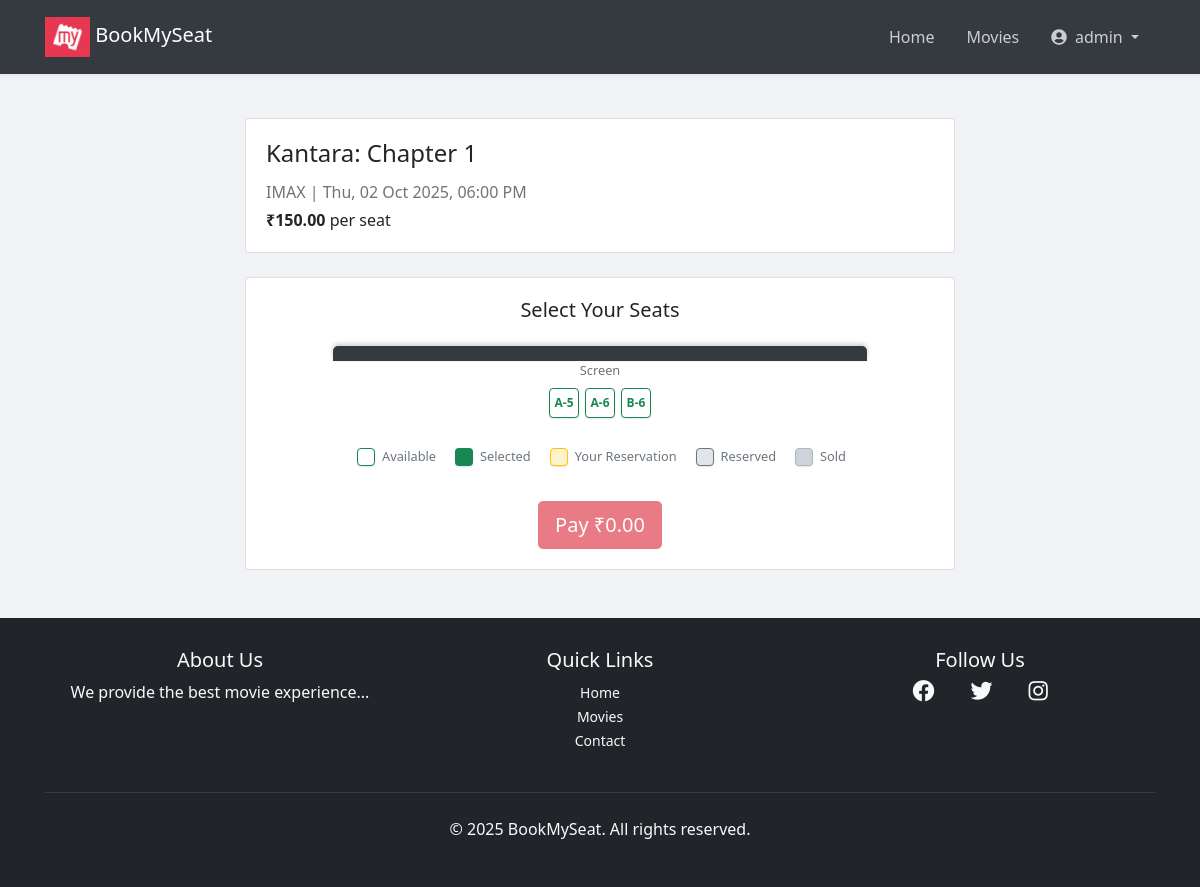
Screenshot of /movies/theater/1/seats/ (signed in) with the database file from the repository.
### movies/models.py (models this page shows, shortened)
class Theater(models.Model):
    name = models.CharField(max_length=255)
    movie = models.ForeignKey('Movie', on_delete=models.CASCADE, related_name='theaters')
    time = models.DateTimeField()
    price = models.DecimalField(max_digits=7, decimal_places=2, default=150.00)

class Movie(models.Model):
    GENRE_CHOICES = [('Action', 'Action'), ('Comedy', 'Comedy'), ('Drama', 'Drama'), ('Horror', 'Horror'), ('Romance', 'Romance'), ('Sci-Fi', 'Science Fiction'), ('Thriller', 'Thriller')]
    LANGUAGE_CHOICES = [('English', 'English'), ('Hindi', 'Hindi'), ('Marathi', 'Marathi'), ('Tamil', 'Tamil'), ('Telugu', 'Telugu')]
    name = models.CharField(max_length=255)
    description = models.TextField(blank=True, null=True)
    cast = models.TextField(help_text="Comma-separated list of actors")
    release_date = models.DateField()
    genre = models.CharField(max_length=100, choices=GENRE_CHOICES)
    language = models.CharField(max_length=100, choices=LANGUAGE_CHOICES)
    youtube_link = models.URLField(blank=True)
    image = models.ImageField(upload_to='movie_images/')
    rating = models.DecimalField(max_digits=3, decimal_places=1, blank=True, null=True)
    added_by = models.ForeignKey(User, on_delete=models.SET_NULL, null=True, blank=True)

class Seat(models.Model):
    STATUS_CHOICES = (
        ('AVAILABLE', 'Available'),
        ('RESERVED', 'Reserved'), # Temporarily held
        ('BOOKED', 'Booked'),     # Permanently booked
    )
    theater = models.ForeignKey(Theater, on_delete=models.CASCADE, related_name='seats')
    seat_number = models.CharField(max_length=10)
    status = models.CharField(max_length=10, choices=STATUS_CHOICES, default='AVAILABLE')
    reserved_by = models.ForeignKey(settings.AUTH_USER_MODEL, on_delete=models.SET_NULL, null=True, blank=True)
    reserved_until = models.DateTimeField(null=True, blank=True)

### movies/views.py (the view, shortened to what this page needs)
# urls.py: path('theater/<int:theater_id>/seats/', views.book_seats, name='book_seats'),
def book_seats(request, theater_id):
    release_expired_seats()
    if not request.user.is_authenticated:
        messages.warning(request, "Please log in to book your tickets.")
        login_url = reverse('login'); next_url = request.get_full_path()
        return redirect(f'{login_url}?{REDIRECT_FIELD_NAME}={next_url}')
    theater = get_object_or_404(Theater, id=theater_id)
    seats = Seat.objects.filter(theater=theater, status__in=['AVAILABLE', 'RESERVED']).exclude(status='RESERVED', reserved_until__lt=timezone.now()).exclude(status='BOOKED')
    return render(request, 'movies/seat_selection.html', {'theater': theater, "seats": seats})

### movies/views.py (called while the page is built)
def release_expired_seats():
    now = timezone.now()
    expired_seats = Seat.objects.filter(status='RESERVED', reserved_until__lt=now)
    expired_count = expired_seats.count()
    if expired_count > 0:
        expired_seats.update(status='AVAILABLE', reserved_by=None, reserved_until=None)
        print(f"Released {expired_count} expired seat reservations.")

### templates/movies/seat_selection.html (shortened to what this page needs)
{% extends "users/basic.html" %}
{% block content %}
<div class="container mt-5">
    <div class="row">
        <div class="col-lg-8 mx-auto">
            <div class="card mb-4 shadow-sm">
                <div class="card-body">
                    <div class="row">
                        <div class="col-sm-8 mb-2 mb-sm-0">
                            <h4 class="card-title">{{ theater.movie.name }}</h4>
                            <p class="card-text text-muted mb-1">
                                {{ theater.name }} | {{ theater.time|date:"D, d M Y, h:i A" }}
                            </p>
                            <p class="card-text"><strong>₹{{ theater.price }}</strong> per seat</p>
                        </div>
                        <div class="col-sm-4 text-sm-right">
                        </div>
                    </div>
                </div>
            </div>
            <div class="card shadow-sm">
                <div class="card-body">
                    <h5 class="card-title text-center mb-4">Select Your Seats</h5>
                    <div class="screen mb-4">Screen</div>
                    <form action="{% url 'book_seats' theater.id %}" method="POST">
                        <div class="seat-map d-flex justify-content-center flex-wrap mb-4">
                            {% for seat in seats %}
                                {% if seat.status == 'BOOKED' %}
                                    <div class="seat sold" title="Sold">{{ seat.seat_number }}</div>
                                {% else %}
                                    <div class="seat available">
                                        <label for="seat-{{ seat.id }}" class="seat-label" title="Available">{{ seat.seat_number }}</label>
                                    </div>
                                {% endif %}
                            {% empty %}
                                <p class="text-center w-100">No seats available for this showtime.</p>
                            {% endfor %}
                        </div>
                        <div class="d-flex justify-content-center flex-wrap mb-4 small text-muted">
                            <div class="d-flex align-items-center mr-3 mb-2"><div class="seat-legend available"></div><span class="ml-1">Available</span></div>
                            <div class="d-flex align-items-center mr-3 mb-2"><div class="seat-legend selected"></div><span class="ml-1">Selected</span></div>
                            <div class="d-flex align-items-center mr-3 mb-2"><div class="seat-legend reserved-you-legend"></div><span class="ml-1">Your Reservation</span></div>
                            <div class="d-flex align-items-center mr-3 mb-2"><div class="seat-legend reserved-other"></div><span class="ml-1">Reserved</span></div>
                            <div class="d-flex align-items-center mb-2"><div class="seat-legend sold"></div><span class="ml-1">Sold</span></div>
                        </div>
                        <div class="text-center">
                            <button type="submit" id="proceed-button" class="btn btn-danger btn-lg" disabled>
                                Pay ₹<span id="total-price">0.00</span>
                            </button>
                        </div>
                    </form>
                </div>
            </div>
        </div>
    </div>
</div>
{% endblock %}

### templates/users/basic.html (shortened to what this page needs)
{% load static %}
<!doctype html>
<html lang="en">
  <head>
    <link
      rel="stylesheet"
      href="https://maxcdn.bootstrapcdn.com/bootstrap/4.0.0/css/bootstrap.min.css"
    />
    <link
      rel="stylesheet"
      href="https://cdnjs.cloudflare.com/ajax/libs/font-awesome/5.15.3/css/all.min.css"
    />
  </head>
  <body>
    <nav class="navbar navbar-expand-lg navbar-dark bg-dark fixed-top">
      <div class="container">
        <a class="navbar-brand" href="{% url 'home' %}">
          <img
            alt="logo"
            height="40"
            width="45"
          />
          BookMySeat</a
        >
        <div class="collapse navbar-collapse" id="navbarNav">
          <ul class="navbar-nav ml-auto align-items-center">
            <li class="nav-item">
              <a
                class="nav-link {% if request.resolver_match.url_name == 'home' %}active font-weight-bold{% endif %}"
                href="{% url 'home' %}"
                >Home</a
              >
            </li>
            {% if user.is_authenticated %}
            <li class="nav-item">
              <a
                class="nav-link {% if request.resolver_match.app_name == 'movies' %}active font-weight-bold{% endif %}"
                href="{% url 'movie_list' %}"
                >Movies</a
              >
            </li>
            <li class="nav-item dropdown">
              <a
                class="nav-link dropdown-toggle {% if request.resolver_match.url_name == 'profile' %}active font-weight-bold{% endif %}"
                href="#"
                id="navbarUserDropdown"
                role="button"
                data-toggle="dropdown"
                aria-haspopup="true"
                aria-expanded="false"
              >
                <i class="fas fa-user-circle mr-1"></i> {{ user.username }}
              </a>
            </li>
            {% endif %}
          </ul>
        </div>
      </div>
    </nav>
    <main class="container mt-4">
       {% block content %}{% endblock %}
    </main>
    <footer class="footer mt-5">
      <div class="container">
        <div class="row">
          <div class="col-md-4 mb-4 mb-md-0">
            <h5>About Us</h5>
            <p>We provide the best movie experience...</p>
          </div>
          <div class="col-md-4 mb-4 mb-md-0">
            <h5>Quick Links</h5>
            <ul class="list-unstyled">
              <li><a href="{% url 'home' %}">Home</a></li>
              <li><a href="{% url 'movie_list' %}">Movies</a></li>
              <li><a href="#">Contact</a></li>
            </ul>
          </div>
          <div class="col-md-4">
            <h5>Follow Us</h5>
            <div class="social-icons">
              <a href="#"><i class="fab fa-facebook"></i></a
              ><a href="#"><i class="fab fa-twitter"></i></a
              ><a href="#"><i class="fab fa-instagram"></i></a>
            </div>
          </div>
        </div>
        <hr
          class="mt-4 mb-4"
          style="border-top: 1px solid rgba(255, 255, 255, 0.1)"
        />
        <div class="text-center">
          <p>&copy; {% now "Y" %} BookMySeat. All rights reserved.</p>
        </div>
      </div>
    </footer>
  </body>
</html>

### templates/users/basic.html (style rules this page uses)
body { font-family: "Segoe UI", Tahoma, Geneva, Verdana, sans-serif; background-color: #f1f3f6; margin: 0; padding-top: 70px; }
.navbar { padding: 12px 24px; box-shadow: 0 2px 6px rgba(0, 0, 0, 0.05); }
.navbar-brand img { height: 40px; }
.navbar-dark .navbar-nav .nav-link { color: rgba(255, 255, 255, 0.75); font-weight: 500; padding: 8px 16px; transition: color 0.2s ease-in-out; }
.footer { background-color: #212529; color: #f8f9fa; padding: 30px 0; text-align: center; margin-top: 60px; }
.footer a { color: #f8f9fa; text-decoration: none; margin: 0 10px; font-size: 14px; }
.footer .social-icons i { font-size: 22px; margin: 0 8px; color: #f8f9fa; }

### templates/movies/seat_selection.html (style rules this page uses)
.seat-map { max-width: 320px; margin-left: auto; margin-right: auto; }
.seat, .seat-legend { width: 30px; height: 30px; margin: 3px; display: inline-flex; align-items: center; justify-content: center; border-radius: 4px; font-size: 0.75rem; font-weight: bold; box-shadow: 0 1px 2px rgba(0,0,0,0.1); transition: background-color 0.2s, color 0.2s, transform 0.1s; }
.seat-legend { width: 18px; height: 18px; }
.seat.available { border: 1px solid #198754; color: #198754; background-color: #fff; cursor: pointer; }
.seat-legend.available { border: 1px solid #198754; background-color: #fff; }
.seat label.seat-label { width: 100%; height: 100%; display: flex; align-items: center; justify-content: center; cursor: pointer; margin-bottom: 0; border-radius: inherit; }
.seat-legend.selected { background-color: #198754; }
.seat-legend.reserved-you-legend { border: 1px solid #ffc107; background-color: #fff3cd; }
.seat-legend.reserved-other { border: 1px solid #6c757d; background-color: #e2e6ea; }
.seat-legend.sold { border: 1px solid #adb5bd; background-color: #ced4da; }
.screen { margin: 20px auto; width: 80%; background-color: #343a40; height: 10px; border-radius: 5px 5px 0 0; box-shadow: 0 -2px 5px rgba(0,0,0,0.2); position: relative; text-align: center; color: #6c757d; font-size: 0.8rem; padding-top: 15px; }

### rows the page displays
Theater: movie.name "Kantara: Chapter 1", name "IMAX", time "Thu, 02 Oct 2025, 06:00 PM", price "150.00"
Seat: seat_number "A-5"
Seat: seat_number "A-6"
Seat: seat_number "B-6"

### other values shown
{{ user.username }} "admin"
